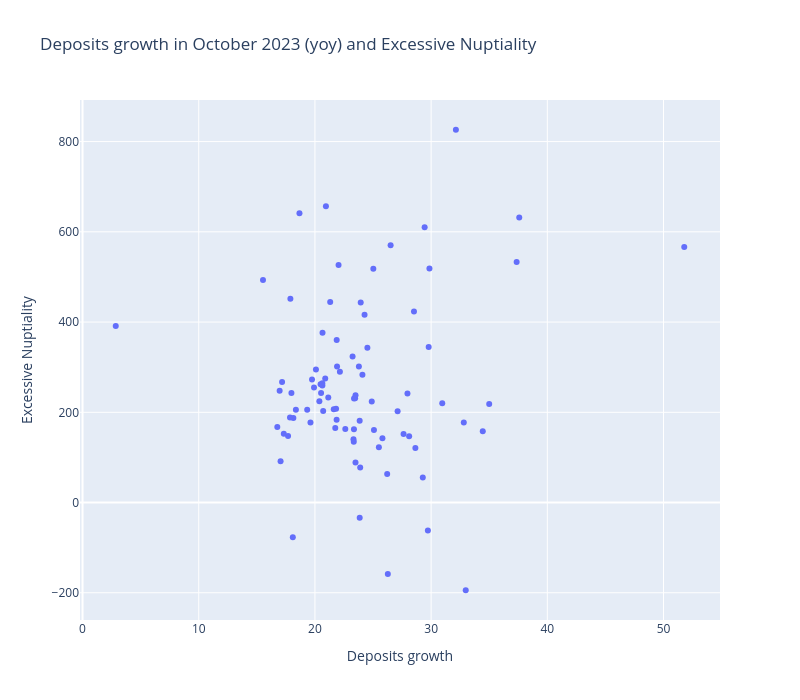

Write notebook code for a chart like this one.
### Code cell
fig = px.scatter(
    df_full,
    y='Excessive Marriages per100k',
    x='pmgrowth',
    hover_name='Region',
    title="Deposits growth in October 2023 (yoy) and Excessive Nuptiality",
    labels={"Excessive Marriages per100k": "Excessive Nuptiality", "pmgrowth": "Deposits growth"},
    width=800, height=700
)


fig.show()

### Figure 1 — Plotly figure (JSON) as saved in the notebook; plotly's stock layout.template omitted (floating-point values rounded to 4 significant figures)
{"data": [{"hovertemplate": "<b>%{hovertext}</b><br><br>Deposits growth=%{x}<br>Excessive Nuptiality=%{y}<extra></extra>", "hovertext": ["Алтайский край", "Амурская область", "Архангельская область без АО", "Астраханская область", "Белгородская область", "Брянская область", "Владимирская область", "Волгоградская область", "Вологодская область", "Воронежская область", "Еврейская АО", "Забайкальский край", "Ивановская область", "Иркутская область", "Кабардино-Балкария", "Калининградская область", "Калужская область", "Камчатский край", "Карачаево-Черкесия", "Кемеровская область", "Кировская область", "Костромская область", "Краснодарский край", "Красноярский край", "Курганская область", "Курская область", "Ленинградская область", "Липецкая область", "Магаданская область", "Москва", "Московская область", "Мурманская область", "Ненецкий АО", "Нижегородская область", "Новгородская область", "Новосибирская область", "Омская область", "Оренбургская область", "Орловская область", "Пензенская область", "Пермский край", "Приморский край", "Псковская область", "Республика Адыгея", "Республика Алтай", "Республика Башкортостан", "Республика Бурятия", "Республика Дагестан", "Республика Ингушетия", "Республика Калмыкия", "Республика Карелия", "Республика Коми", "Республика Крым", "Республика Марий Эл", "Республика Мордовия", "Республика Татарстан", "Республика Тыва", "Республика Хакасия", "Ростовская область", "Рязанская область", "Самарская область", "Санкт-Петербург", "Саратовская область", "Сахалинская область", "Свердловская область", "Севастополь", "Северная Осетия", "Смоленская область", "Ставропольский край", "Тамбовская область", "Тверская область", "Томская область", "Тульская область", "Тюменская область без АО", "Удмуртская Республика", "Ульяновская область", "Хабаровский край", "Ханты-Мансийский АО", "Челябинская область", "Чеченская Республика", "Чувашская Республика", "Чукотский АО", "Якутия", "Ямало-Hенецкий АО", "Ярославская область"], "legendgroup": "", "marker": {"color": "#636efa", "symbol": "circle"}, "mode": "markers", "name": "", "orientation": "v", "showlegend": false, "type": "scatter", "x": [24.51, 32.13, 16.96, 26.22, 17.17, 22.61, 20.38, 24.89, 17.98, 21.62, 18.67, 29.44, 20.49, 24.09, 23.85, 25.02, 17.69, 15.53, 25.08, 24.27, 23.46, 21.87, 35.0, 21.9, 23.78, 21.86, 20.53, 18.14, 2.858, 27.96, 19.75, 18.36, 32.81, 17.32, 20.65, 29.79, 23.94, 23.34, 16.76, 21.75, 20.64, 26.51, 21.31, 30.96, 37.36, 25.5, 37.58, 26.27, 18.1, 28.64, 17.89, 17.85, 25.81, 28.11, 23.49, 20.71, 51.78, 29.85, 27.11, 23.32, 23.85, 21.82, 19.92, 20.94, 23.24, 34.44, 29.72, 22.15, 27.63, 17.04, 20.09, 19.61, 23.49, 28.52, 23.89, 19.33, 22.03, 23.36, 20.63, 32.98, 29.28, null, 20.88, 23.36, 21.15], "xaxis": "x", "y": [343.3, 826.2, 247.7, 63.26, 267.4, 163.0, 224.6, 224.0, 242.6, 207.0, 641.2, 610.3, 262.0, 283.0, -33.48, 518.0, 147.2, 493.3, 161.0, 416.2, 231.2, 360.3, 218.4, 301.2, 301.8, 183.5, 242.7, 187.5, 391.1, 241.4, 272.9, 205.4, 177.6, 152.2, 376.1, 344.7, 443.3, 134.9, 167.6, 165.1, 259.5, 570.4, 444.6, 219.9, 533.1, 122.6, 631.9, -158.2, -76.97, 121.1, 451.8, 188.7, 142.6, 147.0, 88.54, 203.0, 566.2, 518.9, 202.4, 140.4, 181.3, 208.1, 255.2, 656.5, 323.6, 158.1, -61.93, 289.6, 152.0, 91.42, 294.8, 177.2, 237.8, 423.5, 77.8, 205.5, 526.5, 162.5, 264.1, -194.4, 55.5, 423.2, 275.0, 230.4, 232.6], "yaxis": "y"}], "layout": {"height": 700, "legend": {"tracegroupgap": 0}, "title": {"text": "Deposits growth in October 2023 (yoy) and Excessive Nuptiality"}, "width": 800, "xaxis": {"anchor": "y", "domain": [0, 1], "title": {"text": "Deposits growth"}}, "yaxis": {"anchor": "x", "domain": [0, 1], "title": {"text": "Excessive Nuptiality"}}}}
